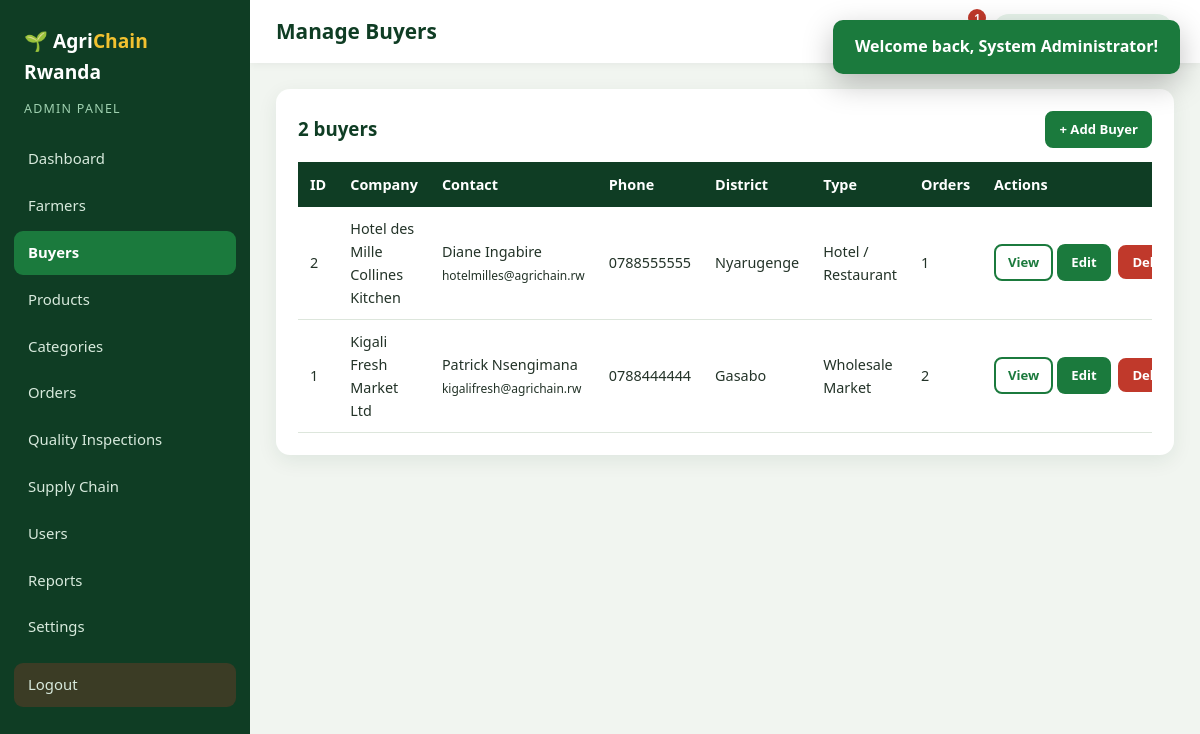
The page /admin/buyers.php (signed in) on the database its author committed.
### tables this page shows
CREATE TABLE buyers (
    id INT AUTO_INCREMENT PRIMARY KEY,
    user_id INT NOT NULL UNIQUE,
    location_id INT NOT NULL,
    company_name VARCHAR(150) NOT NULL,
    contact_person VARCHAR(120) NOT NULL,
    business_type VARCHAR(80) NOT NULL,
    created_at TIMESTAMP NOT NULL DEFAULT CURRENT_TIMESTAMP,
    FOREIGN KEY (user_id) REFERENCES users(id) ON DELETE CASCADE,
    FOREIGN KEY (location_id) REFERENCES locations(id)
);

CREATE TABLE users (
    id INT AUTO_INCREMENT PRIMARY KEY,
    full_name VARCHAR(120) NOT NULL,
    email VARCHAR(120) NOT NULL UNIQUE,
    phone VARCHAR(20) NOT NULL,
    password VARCHAR(255) NOT NULL,
    role ENUM('admin','farmer','buyer','inspector') NOT NULL,
    status ENUM('active','inactive') NOT NULL DEFAULT 'active',
    created_at TIMESTAMP NOT NULL DEFAULT CURRENT_TIMESTAMP
);

CREATE TABLE locations (
    id INT AUTO_INCREMENT PRIMARY KEY,
    province VARCHAR(50) NOT NULL,
    district VARCHAR(80) NOT NULL,
    sector   VARCHAR(80) NOT NULL,
    UNIQUE KEY unique_location (district, sector)
);

### includes/functions.php (called while the page is built, shortened)
<?php
function db_all($sql, $types = '', $params = []) {
    global $conn;
    $st = $conn->prepare($sql);
    if ($types !== '') { $st->bind_param($types, ...$params); }
    $st->execute();
    $res = $st->get_result();
    return $res ? $res->fetch_all(MYSQLI_ASSOC) : [];
}
function e($v) { return htmlspecialchars((string)$v, ENT_QUOTES, 'UTF-8'); }

### admin/buyers.php (the view, shortened to what this page needs)
<?php
$buyers = db_all("SELECT b.*, u.email, u.phone, l.district, (SELECT COUNT(*) FROM orders o WHERE o.buyer_id=b.id) AS total_orders
                  FROM buyers b JOIN users u ON b.user_id=u.id JOIN locations l ON b.location_id=l.id ORDER BY b.id DESC");
require_once __DIR__ . '/../includes/dash_header.php';
?>
<div class="panel"><div class="panel-head"><h3><?= count($buyers) ?> buyers</h3><a href="?add=1" class="btn btn-sm">+ Add Buyer</a></div>
<div class="table-wrap"><table class="table"><thead><tr><th>ID</th><th>Company</th><th>Contact</th><th>Phone</th><th>District</th><th>Type</th><th>Orders</th><th>Actions</th></tr></thead><tbody>
<?php foreach ($buyers as $b): ?><tr><td><?= $b['id'] ?></td><td><?= e($b['company_name']) ?></td><td><?= e($b['contact_person']) ?><br><small><?= e($b['email']) ?></small></td><td><?= e($b['phone']) ?></td><td><?= e($b['district']) ?></td><td><?= e($b['business_type']) ?></td><td><?= $b['total_orders'] ?></td>
<td class="actions"><a class="btn btn-sm btn-outline" href="?view=<?= $b['id'] ?>">View</a><a class="btn btn-sm" href="?edit=<?= $b['id'] ?>">Edit</a>
<form method="post" class="inline"><button class="btn btn-sm btn-danger" data-confirm="Delete this buyer?">Delete</button></form></td></tr><?php endforeach; ?>
</tbody></table></div></div>
<?php require_once __DIR__ . '/../includes/dash_footer.php'; ?>

### css/style.css (style rules this page uses)
:root { --green:#1b7a3d; --green-dark:#0f3d24; --green-mid:#2f9e57; --green-light:#e6f3ea; --gold:#f2c230; --blue:#1d6fb8; --bg:#f6f8f3; --white:#fff; --text:#233328; --muted:#6a7a6f; --border:#dde6dc; --danger:#c0392b; --radius:14px; --shadow:0 6px 20px rgba(15,61,36,.08); }
* { box-sizing:border-box;margin:0;padding:0 }
html { scroll-behavior:smooth }
body { font-family:'Segoe UI',system-ui,-apple-system,Roboto,Arial,sans-serif;background:var(--bg);color:var(--text);line-height:1.6 }
a { color:var(--green);text-decoration:none }
h1,h2,h3,h4 { line-height:1.25;color:var(--green-dark) }
.btn { display:inline-block;background:var(--green);color:#fff;border:2px solid var(--green);padding:10px 20px;border-radius:10px;font-weight:600;font-size:.95rem;cursor:pointer;transition:.2s;text-align:center;font-family:inherit }
.btn-sm { padding:6px 12px;font-size:.82rem;border-radius:8px }
.btn-outline { background:transparent;color:var(--green) }
.btn-danger { background:var(--danger);border-color:var(--danger) }
.table-wrap { overflow-x:auto }
.table { width:100%;border-collapse:collapse;background:#fff;font-size:.9rem }
.table th { background:var(--green-dark);color:#fff;text-align:left;padding:11px 12px;font-weight:600;white-space:nowrap }
.table td { padding:10px 12px;border-bottom:1px solid var(--border);vertical-align:middle }
.actions { white-space:nowrap }
.actions .btn,.actions form { margin-right:4px }
form.inline { display:inline }
.dash-body { display:flex;min-height:100vh;background:#f1f5f0 }
.panel { background:#fff;border-radius:var(--radius);padding:22px;box-shadow:var(--shadow);margin-bottom:20px }
.panel-head { display:flex;justify-content:space-between;align-items:center;margin-bottom:14px;gap:10px;flex-wrap:wrap }
.panel h3 { margin-bottom:10px }
.panel-head h3 { margin:0 }

### rows shown on the page
buyers: id "2", company_name "Hotel des Mille Collines Kitchen", contact_person "Diane Ingabire", user.email "hotelmilles@agrichain.rw", user.phone "0788555555", location.district "Nyarugenge", business_type "Hotel / Restaurant", total_orders "1"
buyers: id "1", company_name "Kigali Fresh Market Ltd", contact_person "Patrick Nsengimana", user.email "kigalifresh@agrichain.rw", user.phone "0788444444", location.district "Gasabo", business_type "Wholesale Market", total_orders "2"

### other values the page prints
$role "ADMIN"
$m[0] "Dashboard"
$m[0] "Farmers"
$m[0] "Buyers"
$m[0] "Products"
$m[0] "Categories"
$m[0] "Orders"
$m[0] "Quality Inspections"
$m[0] "Supply Chain"
$m[0] "Users"
$m[0] "Reports"
$m[0] "Settings"
$page_title "Manage Buyers"
$n "1"
count($buyers) "2"
